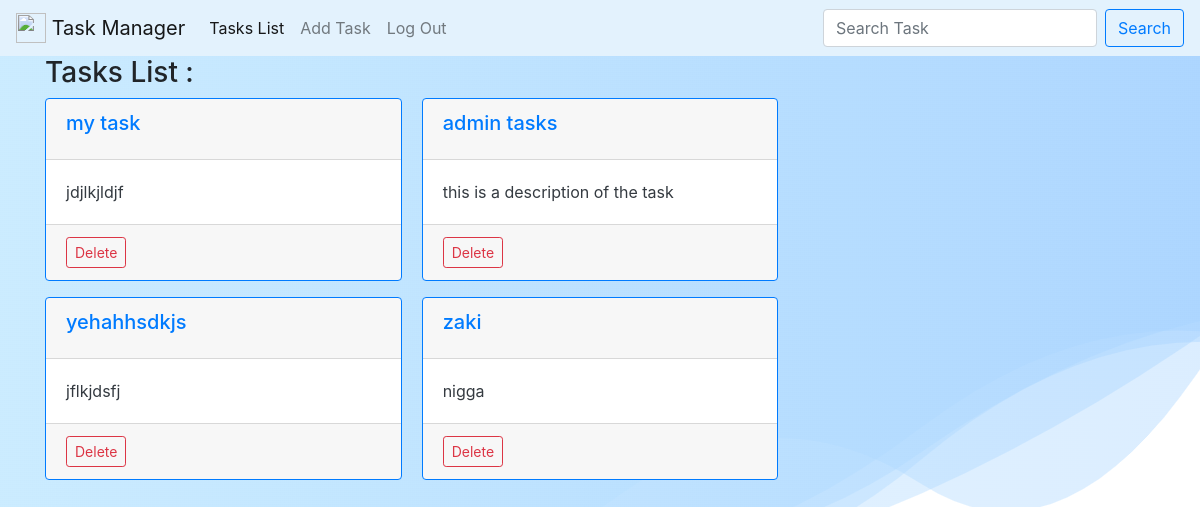
The app's page /list_task/ (signed in), older data.
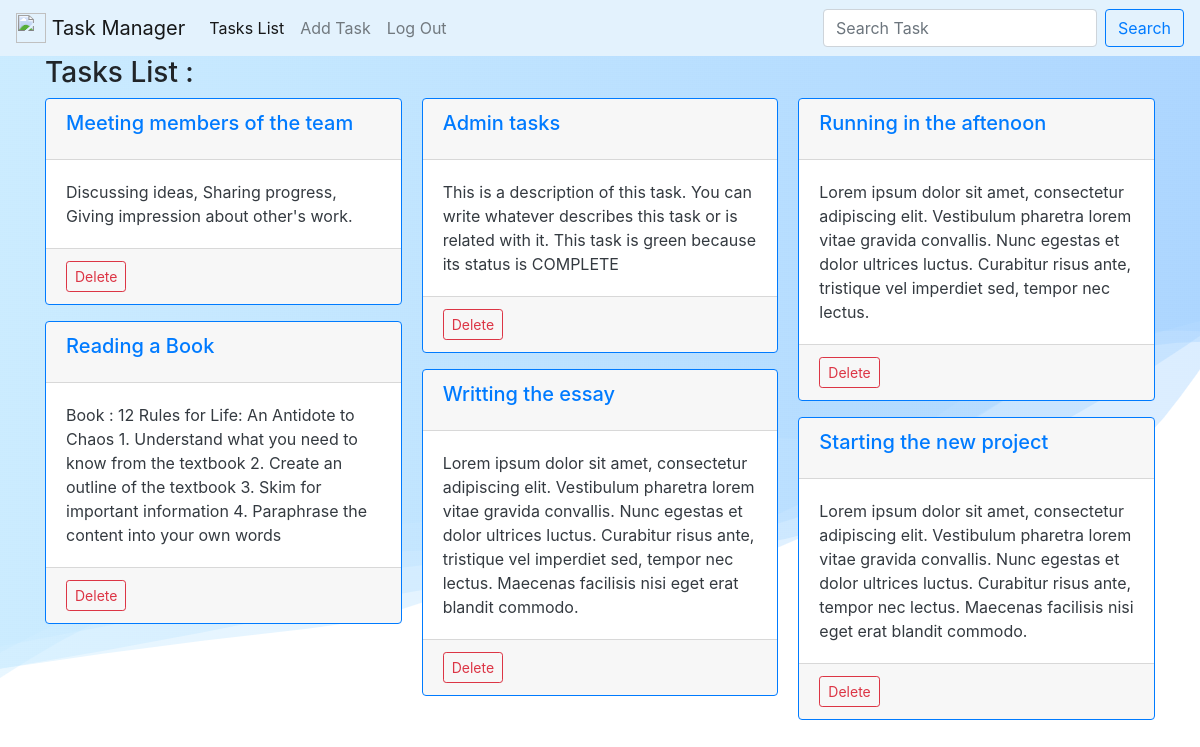
The same page, newer data.
### task_app/models.py (models this page shows)
class Task(models.Model):
    title = models.CharField(max_length=100)
    description = models.TextField(null=True,blank=True)
    complete = models.BooleanField(default=False)
    created = models.DateTimeField(auto_now_add=False)
    manager = models.ForeignKey(User,on_delete=models.CASCADE)
    def __str__(self):
        return f'{self.title}'

### task_app/views.py (the view)
# urls.py: path('list_task/',views.list_task,name='list_task'),
@login_required
def list_task(request):
    all_tasks = models.Task.objects.filter(manager=request.user)
    context = {
        'all_tasks' : all_tasks
    }
    return render(request,'task_app/list_task.html',context=context)

### task_app/templates/task_app/list_task.html
{% extends 'task_app/navbar.html' %} {% block content2 %}
<h3>Tasks List :</h3>
<div class="card-columns">
  {% for task in all_tasks %}
  <div class="card border-primary mb-3" style="max-width: 25rem">
    <div class="card-header">
      <h5 class="card-title">
        <a href="{% url 'task_app:detail_task' task.id %}"> {{task}} </a>
      </h5>
    </div>
    <div class="card-body text-dark">
      <p class="card-text">{{task.description}}</p>
    </div>
    <div class="card-footer">
      <a
        href="{% url 'task_app:delete_task' task.id%}"
        class="btn btn-outline-danger btn-sm"
      >Delete</a>
    </div>
  </div>
  {% endfor %}
</div>
{% endblock content2 %}

### task_app/templates/task_app/navbar.html (shortened to what this page needs)
{% extends 'task_app/base.html' %} {% block content %}
<nav
  class="navbar navbar-expand-lg navbar-light"
  style="background-color: #e3f2fd"
>
  <a class="navbar-brand" href="#">
    <img
      src="https://play-lh.googleusercontent.com/pjUulZ-Vdo7qPKxk3IRhnk8SORPlgSydSyYEjm7fGcoXO8wDyYisWXwQqEjMryZ_sqK2"
      width="30"
      height="30"
      class="d-inline-block align-top"
      alt=""
    />
    Task Manager</a
  >
  <div class="collapse navbar-collapse" id="navbarNav">
    <ul class="navbar-nav mr-auto">
      <li class="nav-item active">
        <a class="nav-link" href="{% url 'task_app:list_task' %}"
          >Tasks List<span class="sr-only">(current)</span></a
        >
      </li>
      <li class="nav-item">
        <a class="nav-link" href="{% url 'task_app:add_task' %}">Add Task</a>
      </li>
      {% if user.is_authenticated %}
      <li class="nav-item">
        <a class="nav-link" href="{% url 'members:logout_user' %}">Log Out</a>
      </li>
      {% endif %}
    </ul>
    <form
      method="POST"
      action="{% url 'task_app:searchbar' %}"
      class="form-inline my-2 my-lg-0"
    >
      <input
        class="form-control mr-sm-2"
        type="search"
        placeholder="Search Task"
        aria-label="Search"
        name="searched"
      />
      <button class="btn btn-outline-primary my-2 my-sm-0">Search</button>
    </form>
  </div>
</nav>
<div class="container">{% block content2 %}{% endblock content2 %}</div>
{% endblock content %}

### task_app/templates/task_app/base.html (shortened to what this page needs)
{% load static %}
<html lang="en">
  <head>
    <link
      rel="stylesheet"
      href="https://cdn.jsdelivr.net/npm/bootstrap@4.0.0/dist/css/bootstrap.min.css"
    />
  </head>
  <body>
     {% block content %}{% endblock content %}
  </body>
</html>

Row changes from the older to the newer data that the page shows:
changed Task: title "my task" → "Meeting members of the team"; description "jdjlkjldjf" → "Discussing ideas, Sharing progress, Giving impression about other's work."
changed Task: title "yehahhsdkjs" → "Reading a Book"; description "jflkjdsfj" → "Book : 12 Rules for Life: An Antidote to Chaos 1. Understand what you need to know from the textbook 2. Create an outline of the textbook 3. Skim for important information 4. Paraphrase the content into your own words"
changed Task: title "admin tasks" → "Admin tasks"; description "this is a description of the task" → "This is a description of this task. You can write whatever describes this task or is related with it. This task is green because its status is COMPLETE"
changed Task: title "zaki" → "Writting the essay"; description "nigga" → "Lorem ipsum dolor sit amet, consectetur adipiscing elit. Vestibulum pharetra lorem vitae gravida convallis. Nunc egestas et dolor ultrices luctus. Curabitur risus ante, tristique vel imperdiet sed, tempor nec lectus. Maecenas facilisis nisi eget erat blandit commodo."
added Task: title "Running in the aftenoon", description "Lorem ipsum dolor sit amet, consectetur adipiscing elit. Vestibulum pharetra lorem vitae gravida convallis. Nunc egestas et dolor ultrices luctus. Curabitur risus ante, tristique vel imperdiet sed, tempor nec lectus."
added Task: title "Starting the new project", description "Lorem ipsum dolor sit amet, consectetur adipiscing elit. Vestibulum pharetra lorem vitae gravida convallis. Nunc egestas et dolor ultrices luctus. Curabitur risus ante, tempor nec lectus. Maecenas facilisis nisi eget erat blandit commodo."
